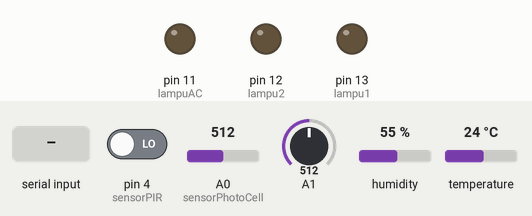
This sketch was run on a simulated Arduino Uno, built with avr-gcc and run on an emulated ATmega328P. On the bench: output pins drawn as LEDs (lit = HIGH). The inputs (shaded band) are chosen by the test bench; at power-on: pin 4 (sensorPIR) LOW, A0 (sensorPhotoCell) = 512, A1 = 512, humidity 55 %, temperature 24 °C. What the sketch prints to the serial monitor is not drawn.

Above: at 16.2 s.
16.3 s: pin 4 (sensorPIR) driven HIGH
At 17.5 s:
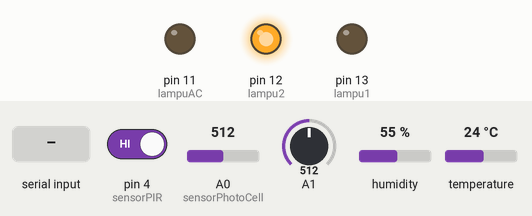
17.8 s: "1" received over the second serial link
At 18.9 s:
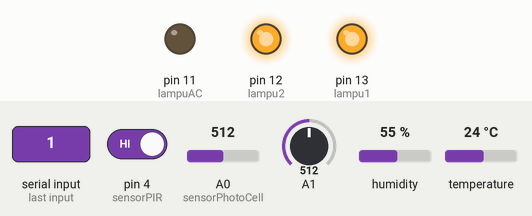
19.3 s: pin 4 (sensorPIR) driven LOW
At 22.6 s:
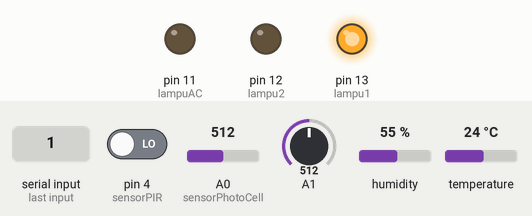
23.1 s: "5" received over the second serial link
At 23.9 s:
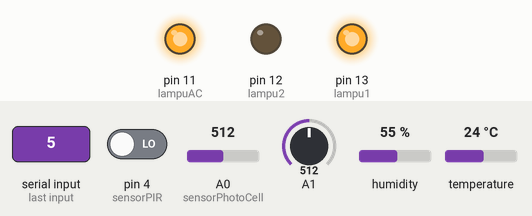
24.6 s: "0" received over the second serial link
At 24.9 s:
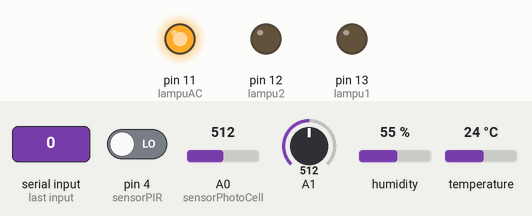
26.1 s: "3" received over the second serial link
At 27.3 s:
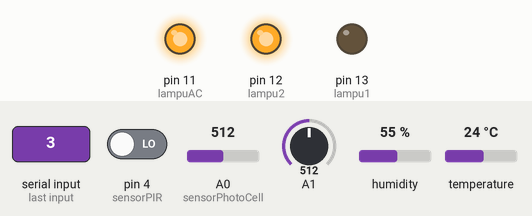
Timing chart, 0 to 28.6 s (numbered marks = the images above; inputs shaded):
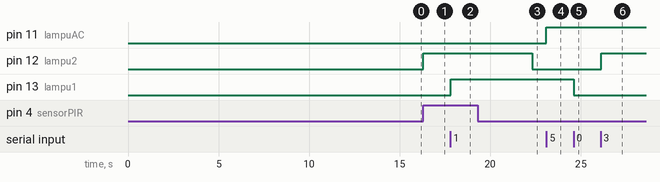

The sketch:

arduino-module.ino
```cpp
/*
 * Code by : github.com/heronimus
 * 			 heronimustra@gmail.com
 * 			 @2017
 * Education & experimental fair use.
 * website : http://kucik.in
 *
 */

//---------LIBRARY----------
  #include <dht.h>
  #include <SoftwareSerial.h>


//---------PIN DECLARE-------
  //sensorDHT11 (Temp&Humid)
  dht sensorDHT;
  #define sensorDHT11_PIN 5

  //Bluetooth TX RX
  SoftwareSerial serialBT(2,3);

  //Photocell (Analog)
  int sensorPhotoCell = 0;


  //PIRMotion Sensor
  int sensorPIR = 4;

  //Flame IR Sensor

// lowest and highest sensor readings:
const int sensorMin = 512;     // sensor minimum
const int sensorMax = 1024;  // sensor maximum
int range;

  //LED
  int lampu1 = 13;
  int lampu2 = 12;
  int lampuAC = 11;

//---------VAR DECLARE-------

  //Photocell Calibrate Light
  int PCminLight=0;          //Used to calibrate the readings
  int PCmaxLight=0;          //Used to calibrate the readings
  int PClightLevel;
  int PCadjustedLightLevel;

  //DHT
  int DHThumid=0;
  int DHTtemp=0;

  //PIR Motion Sensor
  int calibrationTime = 15;
  long unsigned int lowIn;
  long unsigned int pause = 3000;
  boolean lockLow = true;
  boolean takeLowTime;
  int MotionSave=0;


  //Interval Loop Delay
  int baseInterval=10;
  int intervalCounter=0;
  int intervalCounter2=0;
  char dataRead = 0;

  //Lamp Value
  int lampu1Save = 0;
  int lampu2Save = 0;
  int lampuACSave = 0;


//----------------------------
//----------------------------

void setup() {
  //Serial Begin : serialBT = Bluetooth, Serial = monitoring.
  serialBT.begin(9600);
  Serial.begin(9600);

  //PIR Motion Setup
   pinMode(sensorPIR, INPUT);
   pinMode(lampu1, OUTPUT);
   digitalWrite(sensorPIR, LOW);

  //LED Setup
  pinMode(lampu1, OUTPUT);
  pinMode(lampu2, OUTPUT);
  pinMode(lampuAC, OUTPUT);


  //PhotoCellSensor Setup
  PClightLevel=analogRead(sensorPhotoCell);
  PCminLight=PClightLevel-20;
  PCmaxLight=PClightLevel;

  //Calibrate Sensor
  CalibrateSensor();

}

void loop() {


  if(serialBT.available() > 0)  // Send dataRead only when you receive dataRead:
  {
    //Read the incoming dataRead and store it into variable dataRead
    SaklarOnOff();
  }
  //Sensor Read Interval
  if(intervalCounter==80){
    //DHT11sensor
    DHTRead();
    //PhotoCellSensor
    PhotoCellRead();

    int sensorReading = analogRead(A1);
    range = map(sensorReading, sensorMin, sensorMax, 0, 100);

    intervalCounter=0;
  }

  //Sensor Print Serial Interval
  if(intervalCounter2==200){
    printSerial();
    intervalCounter2=0;
  }

  //Sensor PIR Motion
  PIRMotionRead();


  //Interval Delay
  intervalCounter=intervalCounter+1;
  intervalCounter2=intervalCounter2+1;
  delay(baseInterval);

}


//-------------PROCEDURE-------------

void CalibrateSensor(){
  //give the sensor some time to calibrate
    Serial.print("Calibrating sensor ");
    for(int i = 0; i < calibrationTime; i++){
      Serial.print(".");
      delay(1000);
    }
    Serial.println(" done");
    Serial.println("SENSOR ACTIVE");
    delay(50);
}

void DHTRead(){
  int chk = sensorDHT.read11(sensorDHT11_PIN);
  DHThumid = sensorDHT.humidity;
  DHTtemp = sensorDHT.temperature;

  if (isnan(DHTtemp) || isnan(DHThumid)){
    Serial.println("Failed to read from sensorDHT");
  }
}

void PhotoCellRead(){
  PClightLevel=analogRead(sensorPhotoCell);
  if(PCminLight>PClightLevel){
     PCminLight=PClightLevel;
  }
  if(PCmaxLight<PClightLevel){
     PCmaxLight=PClightLevel;
  }
  //Adjust the light level to produce a result between 0 and 100.
  PCadjustedLightLevel = map(PClightLevel, PCmaxLight, PCminLight, 0, 100);
}

void PIRMotionRead(){
  if(digitalRead(sensorPIR) == HIGH){
       digitalWrite(lampu2, HIGH);   //the led visualizes the sensors output pin state
       if(lockLow){
         //makes sure we wait for a transition to LOW before any further output is made:
         lockLow = false;
         Serial.println("----");
         Serial.print("motion detected at ");
         Serial.print(millis()/1000);
         Serial.println(" sec");

     MotionSave=1;
         delay(50);
         }
         takeLowTime = true;
   }

   if(digitalRead(sensorPIR) == LOW){

     if(takeLowTime){
      lowIn = millis();          //save the time of the transition from high to LOW
      takeLowTime = false;       //make sure this is only done at the start of a LOW phase
      }
     //if the sensor is low for more than the given pause,
     //we assume that no more motion is going to happen
     if(!lockLow && millis() - lowIn > pause){
         //makes sure this block of code is only executed again after
         //a new motion sequence has been detected
         digitalWrite(lampu2, LOW);  //the led visualizes the sensors output pin state
         lockLow = true;
         Serial.print("motion ended at ");      //output
         Serial.print((millis() - pause)/1000);
         Serial.println(" sec");

     MotionSave=0;
         delay(50);
      }
   }
}

void SaklarOnOff(){
  dataRead = serialBT.read();
  Serial.print("--> Data Received : ");
  Serial.println(dataRead);
    if(dataRead == '1'){
    digitalWrite(lampu1, HIGH);
    lampu1Save=1;
  }
    else if(dataRead == '0'){
    digitalWrite(lampu1, LOW);
    lampu1Save=0;
  }
  if(dataRead == '3'){
    digitalWrite(lampu2, HIGH);
    lampu2Save=1;
  }
    else if(dataRead == '2'){
    digitalWrite(lampu2, LOW);
    lampu2Save=0;
  }
  if(dataRead == '5'){
    digitalWrite(lampuAC, HIGH);
    lampu1Save=1;
  }
    else if(dataRead == '4'){
    digitalWrite(lampuAC, LOW);
    lampuACSave=0;
  }
}

void printSerial(){
  //Bluetooth Serial Print
      serialBT.print("#");
    //StartLine #
      serialBT.print("Humid=");
      serialBT.print(DHThumid);
      serialBT.print(",");
      serialBT.print("Temp=");
      serialBT.print(DHTtemp);
      serialBT.print(",");
      serialBT.print("Light=");
      serialBT.print(PCadjustedLightLevel);
      serialBT.print(",");
      serialBT.print("Flame=");
      serialBT.print(range);
      serialBT.print(",");
      serialBT.print("Motion=");
      serialBT.print(MotionSave);
      serialBT.print(",");
      serialBT.print("lamp1=");
      serialBT.print(lampu1Save);
      serialBT.print(",");
      serialBT.print("lamp2=");
      serialBT.print(lampu2Save);
      serialBT.print(",");
      serialBT.print("lampAC=");
      serialBT.print(lampuACSave);
      serialBT.print(",");

      //EndOfLine ~
      serialBT.print("~");


    //COM Serial Print
      Serial.println("-----------------");
      Serial.print("Humid  = ");
      Serial.print(DHThumid);
      Serial.println(" %");
      Serial.print("Temp   = ");
      Serial.print(DHTtemp);
      Serial.println(" C");
      Serial.print("Light  = ");
      Serial.println(PCadjustedLightLevel);
      Serial.print("Flame  = ");
      Serial.println(range);
      Serial.print("Motion = ");
      Serial.println(MotionSave);
      Serial.print("Lamp   = ");
      Serial.print(lampu1Save);
      Serial.print(lampu2Save);
      Serial.println(lampuACSave);
      Serial.println("-----------------");
}
```

Measured:
- after the input at 16.3 s, pin 12 (lampu2): LOW → HIGH at once
- after the input at 17.8 s, pin 13 (lampu1): LOW → HIGH at once
- after the input at 19.3 s, pin 12 (lampu2): HIGH → LOW after 3.0 s
- after the input at 23.1 s, pin 11 (lampuAC): LOW → HIGH at once
- after the input at 24.6 s, pin 13 (lampu1): HIGH → LOW at once
- after the input at 26.1 s, pin 12 (lampu2): LOW → HIGH at once
